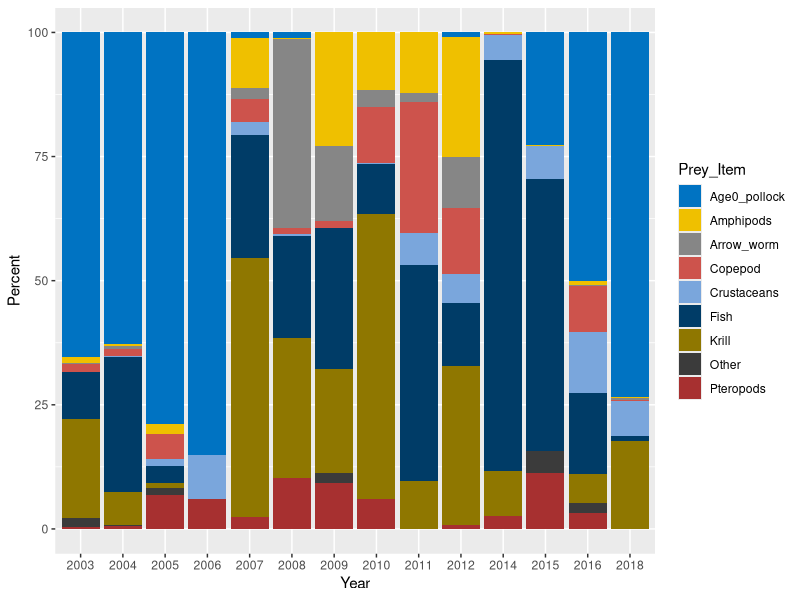

Write the R code that produced this figure.
#Prelim plot of sockeye salmon prey
#Exploratory analysis only using summarized stomach content data from fall 
  #BASIS surveys 

library(tidyverse)
library(ggsci)
library(RColorBrewer)

dat <- read.csv("./Data/Salmon_diet_prelim.csv")

dat %>%
  mutate(Age0_pollock = (Age0_pollock/Sum)*100,
         Amphipods = (Amphipods/Sum)*100,
         Arrow_worm = (Arrow_worm/Sum)*100,
         Copepod = (Copepod/Sum)*100, 
         Crustaceans = (Crustaceans/Sum)*100,
         Fish = (Fish/Sum)*100,
         Krill = (Krill/Sum)*100,
         Pteropods = (Pteropods/Sum)*100,
         Other = (Other/Sum)*100) %>%
  select(1:10) %>%
  filter(Year != "Grand_Total",
         Year != 2013) %>%
  pivot_longer(2:10, names_to = "Prey_Item", values_to = "Percent") -> dat2
  
dat2 %>%
ggplot(aes(fill=Prey_Item, y=Percent, x=Year )) +
  geom_bar(position="stack", stat="identity") +
  scale_fill_jco()
  

  